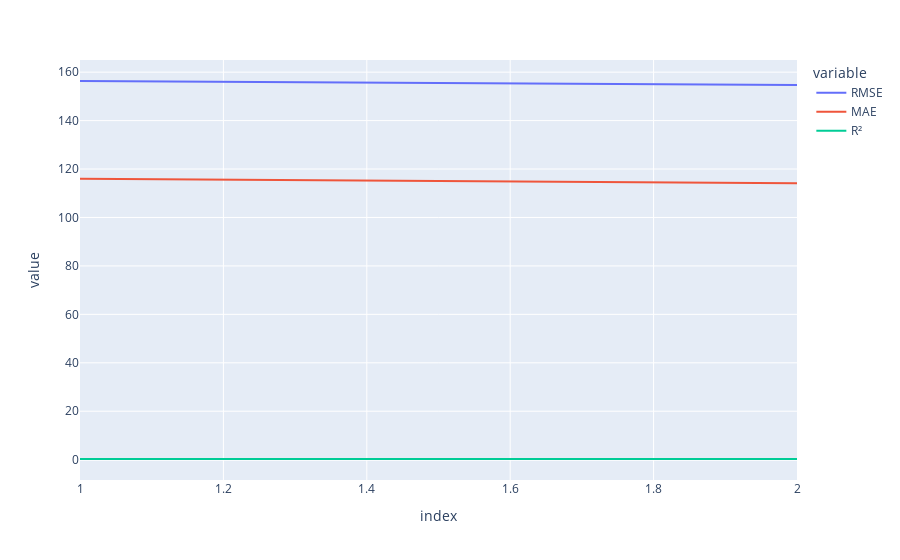

The cell this chart's notebook holds for it:
### Code cell
err = [[rmse_p2, mae_p2, r2_p2], [rmse_p3, mae_p3, r2_p3]]
cols = ["RMSE", "MAE", "R²"]
pd.DataFrame(err, columns = cols, index=[1, 2]).plot()

### Figure 1 — Plotly figure (JSON) as saved in the notebook; plotly's stock layout.template omitted (floating-point values rounded to 4 significant figures)
{"data": [{"hovertemplate": "variable=RMSE<br>index=%{x}<br>value=%{y}<extra></extra>", "legendgroup": "RMSE", "line": {"color": "#636efa", "dash": "solid"}, "marker": {"symbol": "circle"}, "mode": "lines", "name": "RMSE", "orientation": "v", "showlegend": true, "type": "scatter", "x": [1, 2], "xaxis": "x", "y": [156.4, 154.7], "yaxis": "y"}, {"hovertemplate": "variable=MAE<br>index=%{x}<br>value=%{y}<extra></extra>", "legendgroup": "MAE", "line": {"color": "#EF553B", "dash": "solid"}, "marker": {"symbol": "circle"}, "mode": "lines", "name": "MAE", "orientation": "v", "showlegend": true, "type": "scatter", "x": [1, 2], "xaxis": "x", "y": [116.0, 114.1], "yaxis": "y"}, {"hovertemplate": "variable=R²<br>index=%{x}<br>value=%{y}<extra></extra>", "legendgroup": "R²", "line": {"color": "#00cc96", "dash": "solid"}, "marker": {"symbol": "circle"}, "mode": "lines", "name": "R²", "orientation": "v", "showlegend": true, "type": "scatter", "x": [1, 2], "xaxis": "x", "y": [0.2728, 0.2883], "yaxis": "y"}], "layout": {"legend": {"title": {"text": "variable"}, "tracegroupgap": 0}, "margin": {"t": 60}, "xaxis": {"anchor": "y", "domain": [0, 1], "title": {"text": "index"}}, "yaxis": {"anchor": "x", "domain": [0, 1], "title": {"text": "value"}}}}
